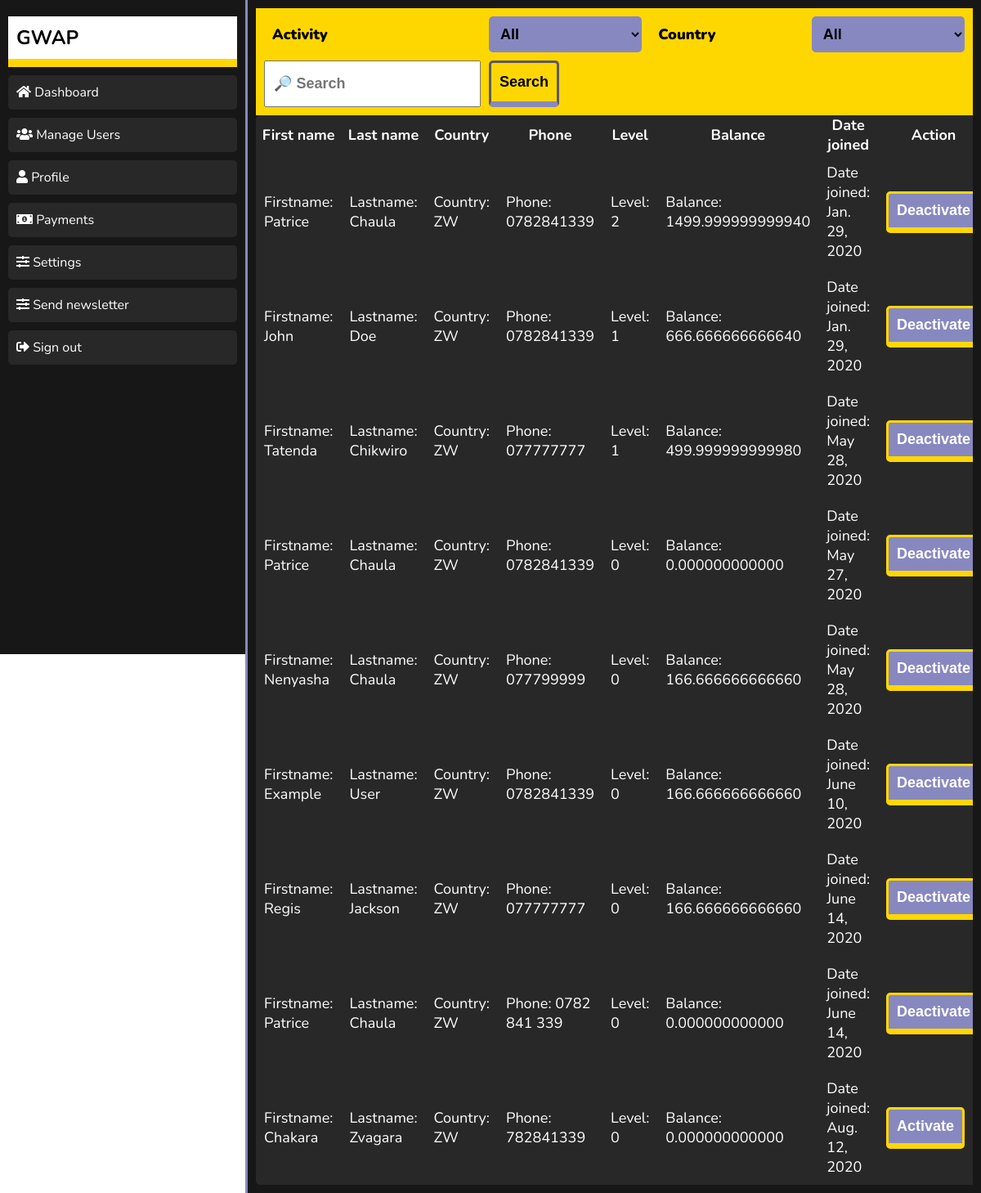
Page /view/Manage/ (signed in) on the committed database.
### users/models.py (models this page shows, shortened)
class Profile(models.Model):
    user = models.OneToOneField(User, on_delete=models.CASCADE, primary_key=True)
    first_name = models.CharField(max_length=100, default='')
    last_name = models.CharField(max_length=100, default='')
    address = models.CharField(max_length=500, default='')
    country = CountryField(blank_label='(select country)')
    phone = models.CharField(max_length=12)
    level = models.IntegerField(default=0)
    is_child_of = models.ForeignKey("self",on_delete=models.CASCADE, related_name='child_of')
    is_grand_child_of = models.ForeignKey("self", on_delete=models.CASCADE, related_name='grand_child_of')
    is_active = models.BooleanField(default=False)
    is_new = models.BooleanField(default=True)
    code = models.CharField(max_length=6)
    can_withdraw = models.BooleanField(default=False)
    balance = models.DecimalField(default=0, max_digits=20, decimal_places=12)
    date_joined = models.DateField(default=datetime.now)

### dashboard/views.py (the view, shortened to what this page needs)
# urls.py: 2. Add a URL to urlpatterns:  path('', views.home, name='home')
def home(request, action):
    admin = ['Dashboard', 'Manage', 'Profile', 'Payments']
    ordinary = ['Dashboard', 'Profile']
    actions = []
    if request.user:
        if request.user.is_staff:
            actions = admin
        else:
            actions = ordinary
    context = {
        'actions': actions
    }
    if action == 'Manage' and request.user.is_staff:
        users = Profile.objects.order_by('-level')
        context['users'] = users
        context['countries'] = dict(countries)
        context['active'] = 'Manage'
    if action == 'Withdraw' and request.user.profile.can_withdraw:
        context['active'] = 'Withdraw'
        if request.method == 'POST':
            form = PaymentForm(request.POST)
            if form.is_valid():
                bank = form.cleaned_data['bank']
                account = form.cleaned_data['account']
                profile = Profile.objects.get(pk=request.user.id)
                payment = Payment(profile=profile, bank=bank, account=account)
                payment.save()
                profile.can_withdraw = False
                profile.save()
                context[
                    'message'] = 'Thanks for submitting you banking details. Your money will be deposited in your bank account. After you receive your money your account will be deactivated'
                context['title'] = 'Thank you'
                context['success'] = 'Yes'
        else:
            form = PaymentForm()
            print(form)
            context['payment_form'] = form
    else:
        if action == 'Withdraw':
            context['message'] = 'This page is disabled, you cannot withdraw now'
            context['title'] = 'Page not working'
    return render(request, 'dashboard/index.html', context)

### dashboard/templates/dashboard/index.html (shortened to what this page needs)
<!DOCTYPE html>
{% load static %}
<html lang="en">
<head>
  <link rel="stylesheet" href="https://cdnjs.cloudflare.com/ajax/libs/font-awesome/5.11.2/css/all.css">
  <link href="{% static 'dashboard/style.css' %}" rel="stylesheet" />
  <link href="{% static 'dashboard/treant/Treant.css' %}" rel="stylesheet" />
</head>
<body>
  {% include "./components/navigation.html" %}
  <div class='root'>
    <div class="container">
      <div class="content {% if request.user.is_staff%} margin-it {% endif %}">
        {% if users %}
        {% include "./components/listusers.html" %}
        {% endif %}
      </div>
    </div>
  </div>
</body>
</html>

### dashboard/templates/dashboard/components/navigation.html (shortened to what this page needs)
{% load static %}
{% if request.user.is_staff %}
<nav id="desktop-nav">
  <div>
    <h2 class='title'><a href='/'>GWAP</a></h2>
  </div>
  <div class="menu">
    <ul class="mymenu">
      {% for action in actions %}
      <li id='{{action}}'>
        <a href="{% url 'home' action %}">
          <i class="fas {% if action == 'Dashboard' %}
             fa-home
             {% elif  action == 'Manage' %}
             fa-users
             {% elif action == 'Profile' %}
             fa-user
             {% elif action == 'Payments' %}
             fa-money-bill-alt
         {% endif %} "></i>
          {{action}} {% if action == 'Manage' %} Users {% endif %}
        </a>
      </li>
      {% endfor %}
      <li id='Send-newsletter'><a href="{% url 'home' 'Settings' %}"><i class="fas fa-sliders-h"></i> Settings</a></li>
      <li id='Settings'><a href="{% url 'send_mail' %}"><i class="fas fa-sliders-h"></i> Send newsletter</a></li>
      <li class='signout-btn'><a href="/accounts/logout" class="signout-btn"><i class='fas fa-sign-out-alt'></i> Sign
          out</a></li>
    </ul>
  </div>
</nav>
{% endif %}

### dashboard/templates/dashboard/components/listusers.html (shortened to what this page needs)
{% load static %}
<div class='tabs'>
        <label>Activity</label>
        <select id='activity'>
            <option value='-1'>All</option>
        </select>
        <label>Country</label>
        <select id='country'>
            <option value='all'>All</option>
        </select>
        <input type='search' name='search' id='search' placeholder='🔎 Search' />
        <input type='submit' value='Search' onclick='submitAjax()' />
</div>
<div class="list-users">
<table class="users-table">
    <tr class='table-titles'>
        <th>First name</th>
        <th>Last name</th>
        <th>Country</th>
        <th>Phone</th>
        <th>Level</th>
        <th>Balance</th>
        <th>Date joined</th>
        <th>Action</th>
    </tr>
    {% for user in users %}
    <tr id="row{{user.pk}}" class='table-row'>
        <td><span class='hidden'>Firstname:</span> {{user.first_name}}</td>
        <td><span class='hidden'>Lastname:</span> {{user.last_name}}</td>
        <td><span class='hidden'>Country:</span> {{user.country}}</td>
        <td><span class='hidden'>Phone:</span> {{user.phone}}</td>
        <td><span class='hidden'>Level:</span> {{user.level}}</td>
        <td><span class='hidden'>Balance:</span> {{user.balance}}</td>
        <td><span class='hidden'>Date joined:</span> {{user.date_joined}}
        <td class="edit">
            {% if user.is_active %}
            <button id="btn{{user.pk}}" class="activate-btn orange" onclick="activateProfile({{user.pk}})">Deactivate
            </button>
            {% else %}
            <button id="btn{{user.pk}}" class="activate-btn blue" onclick="activateProfile({{ user.pk }})">Activate
            </button>
            {% endif %}
        </td>
    </tr>
    {% endfor %}
</table>
</div>

### dashboard/static/dashboard/style.css (style rules this page uses)
body { font-family: 'Nunito', san-serif; overflow-x: hidden; }
* { margin: 0; padding: 0; box-sizing: border-box; }
@media screen and (min-width: 900px) { #desktop-nav { background: rgb(24, 23, 23); color: #fff; padding: 10px; position: fixed; top: 0; left: 0; width: 25%; height: 100vh; } }
@media screen and (min-width: 900px) { #desktop-nav ul { list-style-type: none; } }
@media screen and (min-width: 900px) { #desktop-nav ul li { padding: 10px; } }
@media screen and (min-width: 900px) { #desktop-nav h2 { padding: 10px; background-color: white; border-bottom: 10px solid #FFD700; margin: 10px 0; } }
@media screen and (min-width: 900px) { #desktop-nav h2 a { color: black; text-decoration: none; } }
@media screen and (min-width: 900px) { #desktop-nav ul li { padding: 10px; margin: 10px 0; background: rgb(41, 40, 40); border-radius: 5px; } }
@media screen and (min-width: 900px) { #desktop-nav ul li a { text-decoration: none; color: #fff; } }
@media screen and (min-width: 900px) { .root { position: absolute; top: 0; right: 0; width: 75%; background-color: #fff; padding: 10px; overflow-y: scroll; min-height: 100vh; z-index: 2; background: rgb(24, 23, 23); border-left: 3px solid rgb(136, 136, 192); } }
@media screen and (min-width: 900px) { .root p, .root a, .root input, .root label .root table { font-size: 18px; line-height: 1.5em; } }
@media screen and (min-width: 900px) { .tabs { padding: 10px; display: grid; grid-template-columns: 1fr 1fr 1fr 1fr; background-color: #FFD700; font-weight: bolder; color: black; font-size: 18px; grid-gap: 10px; } }
@media screen and (min-width: 900px) { .tabs select { background: rgb(136, 136, 192); color: black; border: none; padding: 10px; border-radius: 5px; font-size: 18px; } }
@media screen and (min-width: 900px) { .tabs input[type="submit"] { background: #FFD700; width: fit-content; padding: 10px; border: 3px solid rgb(88, 88, 112); border-bottom: 7px solid rgb(136, 136, 192); color: rgb(136, 136, 192); color: black; font-weight: bolder; border-radius: 5px; } }
@media screen and (min-width: 900px) { .tabs select, .tabs label, .tabs input { padding: 10px; font-weight: bolder; } }
@media screen and (min-width: 900px) { .list-users { overflow-x: scroll; } }
@media screen and (min-width: 900px) { .users-table { width: 100%; padding: 10px; border-collapse: collapse; color: #fff; font-size: 18px; border-radius: 5px; background: rgb(41, 40, 40); } }
@media screen and (min-width: 900px) { .users-table tr td { padding: 10px; } }
@media screen and (min-width: 900px) { .users-table tr td button { background: rgb(136, 136, 192); width: fit-content; padding: 10px; border: 3px solid #FFD700; border-bottom: 7px solid #FFD700; color: rgb(136, 136, 192); color: white; font-weight: bolder; font-size: 18px; border-radius: 5px; } }

### rows in the picture
Profile: first_name "Patrice", last_name "Chaula", country "ZW", phone "0782841339", level "2", balance "1499.999999999940", date_joined "Jan. 29, 2020"
Profile: first_name "John", last_name "Doe", country "ZW", phone "0782841339", level "1", balance "666.666666666640", date_joined "Jan. 29, 2020"
Profile: first_name "Tatenda", last_name "Chikwiro", country "ZW", phone "077777777", level "1", balance "499.999999999980", date_joined "May 28, 2020"
Profile: first_name "Patrice", last_name "Chaula", country "ZW", phone "0782841339", level "0", balance "0.000000000000", date_joined "May 27, 2020"
Profile: first_name "Nenyasha", last_name "Chaula", country "ZW", phone "077799999", level "0", balance "166.666666666660", date_joined "May 28, 2020"
Profile: first_name "Example", last_name "User", country "ZW", phone "0782841339", level "0", balance "166.666666666660", date_joined "June 10, 2020"
Profile: first_name "Regis", last_name "Jackson", country "ZW", phone "077777777", level "0", balance "166.666666666660", date_joined "June 14, 2020"
Profile: first_name "Patrice", last_name "Chaula", country "ZW", phone "0782 841 339", level "0", balance "0.000000000000", date_joined "June 14, 2020"
Profile: first_name "Chakara", last_name "Zvagara", country "ZW", phone "782841339", level "0", balance "0.000000000000", date_joined "Aug. 12, 2020"

### other values in the picture
{{ action }} "Dashboard" "Manage" "Profile" "Payments"
